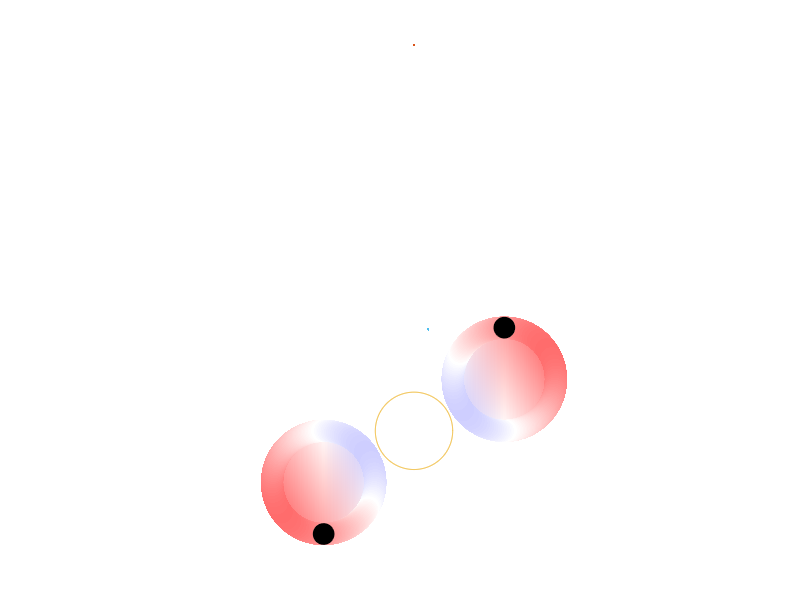

The MATLAB source for this figure:
clear all;
%Creating variables
L = 0;
rho = 1;
armRadius = 2.54;
Q = 5;
offsetX = 4.45;
offsetY = 2.54;
phi = linspace(0, 2*pi, 10000);

%Regular (CCW) Right Arm
for i = 1:1:length(phi)
    x(i) = armRadius*sin(phi(i))+ offsetX;
    y(i) = armRadius*cos(phi(i))+ offsetY;
end

%Regular (CCW) Left Arm
for i = 1:1:length(phi)
    xMirror(i) = -armRadius*sin(phi(i))- offsetX;
    yMirror(i) = -armRadius*cos(phi(i))- offsetY;
end

for i = (1.59*100):1:(offsetX*100+254)
    xStraight(i-158) = i/100;
end
yStraight = zeros(1, offsetX*100-158+254);

for i = 1:1:630
    xCircle(i) = 0.75*2.54*cos(i/100);
    yCircle(i) = 0.75*2.54*sin(i/100);
end


%Calculate Angular Momentum from (Flow Rate multiplied by two arms, but divided because flow originally split into two arms)
for i = 1:1:length(x)-1
    ds(i) = sqrt((x(i+1)-x(i))^2+(y(i+1)-y(i))^2);
    r = [x(i) y(i) 0];
    T = [x(i)-x(i+1) y(i)-y(i+1) 0];
    sinVector = cross(r,T)/(norm(r)*norm(T));
    sinTheta(i) = sinVector(3); % REMEMBER: NORM() IS THE PROBLEM CAUSING NO NEGATIVE ANGLES
    
    R(i) = sqrt(x(i)^2+y(i)^2);
    %        𝜌    Q   sin(𝜃)         R      ds
    dL(i) = -rho * Q * sinTheta(i) * R(i) * ds(i);
    L = L + dL(i); % Integrating
end

figure('DefaultAxesFontSize',20)

dL(10000) = NaN;
ds(10000) = NaN;
dLStraight = zeros(1, length(xStraight))

cmap = "jet";
R = [linspace(1,1,100) linspace(1, 0, 100)];  %// Red from 1 to 0
B = [linspace(0,1,100) linspace(1, 1, 100)];  %// Blue from 0 to 1
G = [linspace(0,1,100) linspace(1, 0, 100)];   %// Green all zero

colormap( [R(:), G(:), B(:)] );
caxis([-67 67])

hold on
%Outline Arms
plot(x, y, color = [0 0 0], LineWidth=19)
plot(xMirror, yMirror, color = [0 0 0], LineWidth=19)
plot(xStraight, yStraight, color = [0 0 0], LineWidth=19)
plot(-xStraight, -yStraight, color = [0 0 0], LineWidth=19)



%Plot with actual colors
patch(xStraight,yStraight,dLStraight,'EdgeColor','interp','Marker','o','MarkerFaceColor','flat', 'MarkerSize', 15);
patch(-xStraight,-yStraight,dLStraight,'EdgeColor','interp','Marker','o','MarkerFaceColor','flat', 'MarkerSize', 15);
patch(x,y,dL./ds,'EdgeColor','interp','Marker','o','MarkerFaceColor','flat', 'MarkerSize', 15);
patch(xMirror,yMirror,dL./ds,'EdgeColor','interp','Marker','o','MarkerFaceColor','flat', 'MarkerSize', 15);

plot(xCircle, yCircle, color = [0.7 0.7 0.7], LineWidth = 5)
%plot(x, y, color = [0 0 0], LineWidth= 2, LineStyle= ":")
%plot(xStraight, yStraight, color = [0 0 0], LineWidth= 2, LineStyle= ":")

%xlabel("cm")
%ylabel("cm")
%title("Regular (CCW), Re = 600")

box off
axis equal
axis off


%a = colorbar;
%a.Label.String = "Angular Momentum Density (g-cm/s)";

% For checking angle
%figure
%sinTheta(10000) = sinTheta(9999);
%plot(phi, sinTheta);
